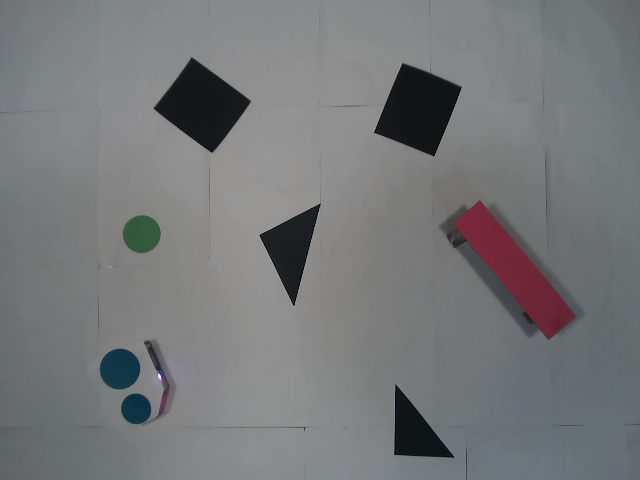
#> input picture images/report/original.jpg, 640 x 480 px
$ python positions_test.py
#> lines starting #> are read from the running program, lines starting #| are printed output that depends on the picture; after the words box and inside, x2 and y2 are one past the last pixel; in counts of white or black regions, pixels touching at a corner belong together; long printed decimals are rounded
### positions.py
import numpy as np
import cv2 as cv
import math

RADIUS_GOAL_POS = 0.035  # in meter


def detect_circles(img, lower_range, upper_range):
    """
    :param img: image of the setup
    :param lower_range: lower range of the color
    :param upper_range: upper range of the color
    :return: array with circles coordinates of the color chosen [[x0, y0, r0], [x1, y1, r1], ...]
    """
    # convert img from rgb to hsv
    hsv = cv.cvtColor(img, cv.COLOR_BGR2HSV)

    # threshold colored circles
    mask = cv.inRange(hsv, lower_range, upper_range)

    # convert img from rgb to grayscale
    grey = cv.cvtColor(img, cv.COLOR_BGR2GRAY)

    # apply threshold mask to grayscale image
    img_masked = cv.bitwise_and(grey, grey, mask=mask)

    # blur image
    blurred = cv.blur(img_masked, (5, 5))
    # cv.imshow("image blurred", blurred)
    # cv.waitKey(0)
    # cv.destroyAllWindows()

    # detect circles
    circles = cv.HoughCircles(blurred, cv.HOUGH_GRADIENT, 1, 20,
                                param1=50, param2=30, minRadius=3, maxRadius=100)
    if circles is None:
        return None

    # draw circles
    output = cv.cvtColor(grey, cv.COLOR_GRAY2BGR)
    circles = np.uint16(np.around(circles))
    for i in circles[0, :]:
        # draw the outer circle
        cv.circle(output, (i[0], i[1]), i[2], (0, 255, 0), 2)
        # draw the center of the circle
        cv.circle(output, (i[0], i[1]), 2, (0, 0, 255), 3)

    # cv.imshow("detected circles", output)
    # cv.waitKey(0)
    # cv.destroyAllWindows()

    # convert the (x, y) coordinates and radius of the circles to integers
    circles = np.round(circles[0, :]).astype("int")

    return circles


def get_goal_position(img):
    """
    :param img: image of the setup
    :return: goal position
    """
    # color value for green in hsv
    lower_green = np.array([35, 50, 0])
    upper_green = np.array([75, 255, 255])

    # detect circle
    circle = detect_circles(img, lower_green, upper_green)

    if circle is None:
        print("WARNING: no goal position found")
        return False, None, None

    nb_circles = circle.shape[0]

    if nb_circles > 1:
        print("WARNING: more than one goal position found", nb_circles)
        return False, None, None

    center = tuple(circle[0][0:2])
    radius = circle[0][2]

    return True, center, radius


def get_robot_position(img):
    """
    :param img: image of the setup
    :return: array with (x, y) coordinates and angle between -pi and pi
    """
    # mask for blue color in hsv:
    lower_blue = np.array([85, 50, 0])
    upper_blue = np.array([130, 255, 255])

    circles = detect_circles(img, lower_blue, upper_blue)

    if circles is None:
        print("WARNING: robot not found")
        return False, None

    nb_circles = circles.shape[0]

    if nb_circles > 2:
        print("WARNING: more than 2 circles found for robot position", nb_circles)
        return False, None

    elif nb_circles == 1:
        print("WARNING: only one circle found for robot position", nb_circles)
        return False, None

    # direction of the robot
    elif nb_circles == 2:
        if circles[0][2] > circles[1][2]:
            point = tuple(circles[0][0:2])
            dy = circles[0][1]-circles[1][1]
            dx = circles[1][0]-circles[0][0]

        else:
            point = tuple(circles[1][0:2])
            dy = circles[1][1] - circles[0][1]
            dx = circles[0][0] - circles[1][0]

        angle = math.atan2(dy, dx)
        position = (point, angle)
        return True, position


def get_arch_positions(img):
    """
    :param img: image of the setup
    :return: a tuple with two points by which the robot should pass to pass under the arch
    """
    # extract red arch in white with threshold
    mask = extract_red(img)

    # blur image
    blurred = cv.blur(mask, (5, 5))

    #cv.imshow("image blurred", blurred)
    #cv.waitKey(0)
    #cv.destroyAllWindows()

    # detect rectangle
    c, hierarchy = cv.findContours(blurred, cv.RETR_LIST, cv.CHAIN_APPROX_SIMPLE)

    approx = []
    for i in range(len(c)):
        epsilon = 0.03 * cv.arcLength(c[i], True)
        if (cv.arcLength(c[i], True) < 1000) & (cv.arcLength(c[i], True) > 200):
            approx.append(cv.approxPolyDP(c[i], epsilon, closed=True))

    if not approx:
        print("WARNING: no red shape detected")
        return False, None

    elif len(approx) > 1:
        print("WARNING: more than one red shape detected")
        return False, None

    # check if shape is a rectangle
    if len(approx[0]) == 4:
        # source of formulas to calculate angle and center:
        # http://raphael.candelier.fr/?blog=Image%20Moments
        M = cv.moments(approx[0])

        # barycenter (cx, cy)
        cx = M["m10"] / M["m00"]
        cy = M["m01"] / M["m00"]

        mu11 = M["m11"]/M["m00"]-cx*cy
        mu02 = M["m02"]/M["m00"]-math.pow(cy,2)
        mu20 = M["m20"]/M["m00"]-math.pow(cx,2)

        # angle between -90° and 90° counter clockwise
        angle = -0.5*math.atan2(2*mu11, mu20-mu02)

    else:
        print("WARNING: no rectangle found")
        return False, None

    # find point1 and point2
    width = min(math.dist(approx[0][0][0], approx[0][1][0]), math.dist(approx[0][1][0], approx[0][2][0]))
    point1 = tuple(np.array([cx + math.sin(angle)*width*2.5, cy + math.cos(angle)*width*2.5], dtype=int))
    point2 = tuple(np.array([cx - math.sin(angle)*width*2.5, cy - math.cos(angle)*width*2.5], dtype=int))

    # [11 lines of commented-out code are left out]

    positions = point1, point2

    return True, positions


def extract_red(img):
    """
    :param img: image of the setup
    :return: mask that extracts the red color
    """
    hsv = cv.cvtColor(img, cv.COLOR_BGR2HSV)

    # mask detection in hsv for red color
    lower_red1 = np.array([0, 70, 0])
    upper_red1 = np.array([15, 255, 255])

    lower_red2 = np.array([170, 70, 0])
    upper_red2 = np.array([180, 255, 255])

    mask1 = cv.inRange(hsv, lower_red1, upper_red1)
    mask2 = cv.inRange(hsv, lower_red2, upper_red2)

    mask = mask1 | mask2

    return mask


def convert_meter2pxl(radius_pxl):
    """
    :param radius_pxl: radius of the goal position in pixels
    :return: conversion_factor from pixels to meter
    """
    scale = radius_pxl/RADIUS_GOAL_POS

    return scale

### positions_test.py
import numpy as np
import cv2 as cv
import positions as pos

img = cv.imread('images/report/original.jpg', cv.IMREAD_COLOR)
#> img is the input picture: shape (480, 640, 3); mean B, G, R 121.5, 119.8, 117.9
cv.imshow("image", img)
cv.waitKey(0)

success, goal, radius = pos.get_goal_position(img)
#> in detect_circles, `hsv = cv.cvtColor(img, cv.COLOR_BGR2HSV)`: hsv: shape (480, 640, 3); mean H, S, V 78.6, 17.7, 123.1
#> in detect_circles, `mask = cv.inRange(hsv, lower_range, upper_range)`:
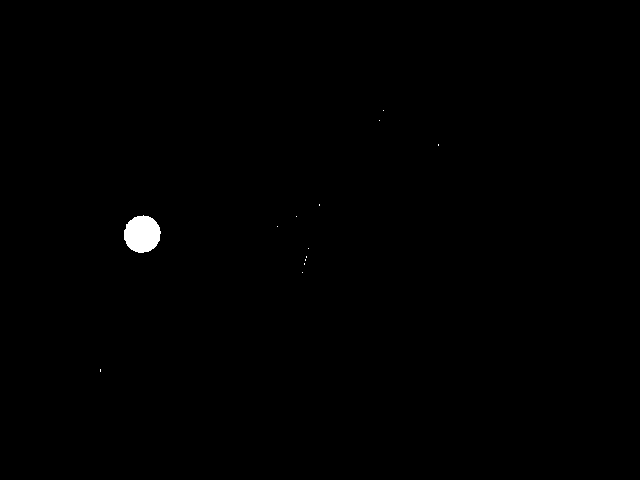
#> mask: shape (480, 640); 0.36% white; 13 white regions (12 under 20 px), largest, box (x1, y1, x2, y2) and area: (124, 215, 161, 253) 1075
#> in detect_circles, `grey = cv.cvtColor(img, cv.COLOR_BGR2GRAY)`:
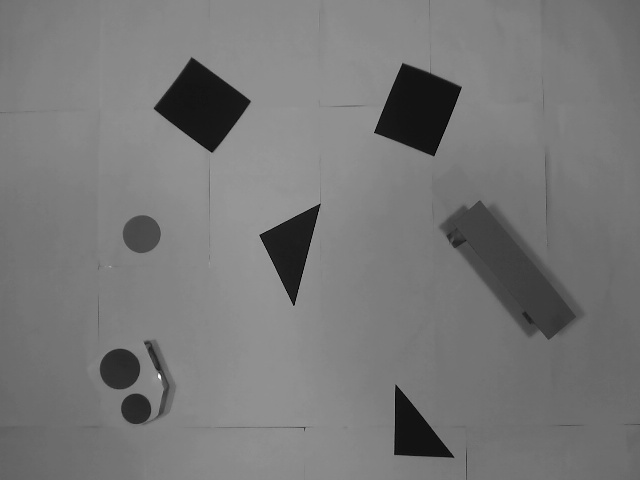
#> grey: shape (480, 640); min 0, max 253, mean 119.5
#> in detect_circles, `circles = cv.HoughCircles(blurred, cv.HOUGH_GRADIENT, 1, 20, param1=50..`: circles = [[141.5, 233.5, 18.2]]
#> in detect_circles, `circles = np.uint16(np.around(circles))`: circles = [[142, 234, 18]]
#> the loop in detect_circles, `for i in circles[0, :]:` made 1 pass
#> after the loop in detect_circles, `for i in circles[0, :]:`:
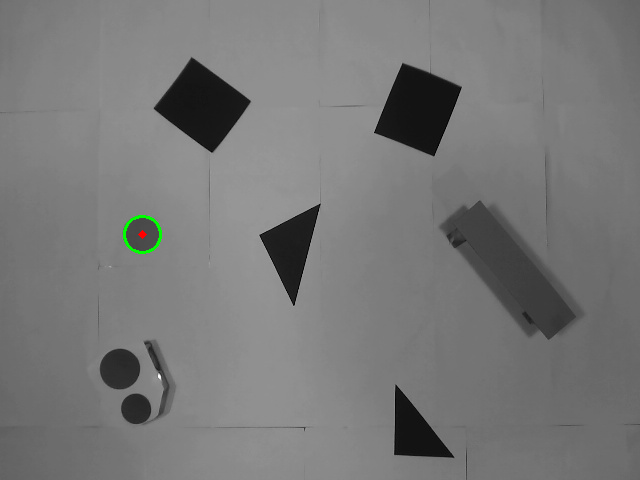
#> output: shape (480, 640, 3); mean B, G, R 119.4, 119.6, 119.4
#> in get_goal_position, `center = tuple(circle[0][0:2])`: center = (142, 234)
#> in get_goal_position, `radius = circle[0][2]`: radius = 18
#> success = True; goal = (142, 234); radius = 18
print("\nSuccess is", success, "\nGoal position is:", goal, "\nradius", radius)
#| Success is True
#| Goal position is: (142, 234)
#| radius 18

factor = pos.convert_meter2pxl(radius)
#> in convert_meter2pxl, `scale = radius_pxl/RADIUS_GOAL_POS`: scale = 514.3
#> factor = 514.3
print("\nConversion factor meter to pixel", factor)
#| Conversion factor meter to pixel 514.286


success, robot_position = pos.get_robot_position(img)
#> in detect_circles (call 2), `mask = cv.inRange(hsv, lower_range, upper_range)`:
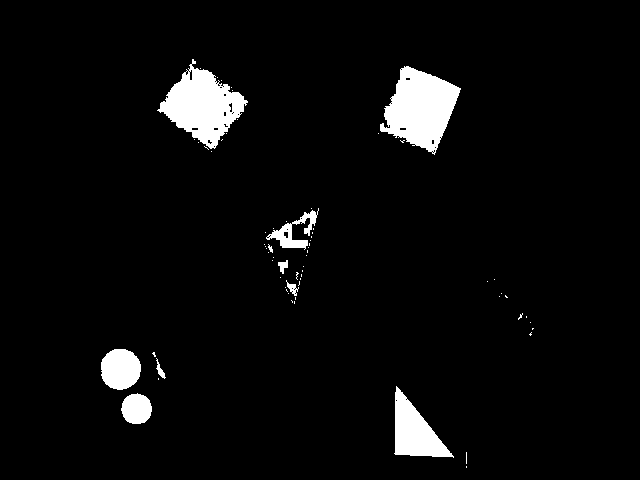
#> mask: shape (480, 640); 4.4% white; 69 white regions (59 under 20 px), largest, box (x1, y1, x2, y2) and area: (380, 66, 461, 155) 4246, (157, 59, 248, 149) 4014, (394, 386, 454, 458) 2130
#> in detect_circles (call 2), `img_masked = cv.bitwise_and(grey, grey, mask=mask)`:
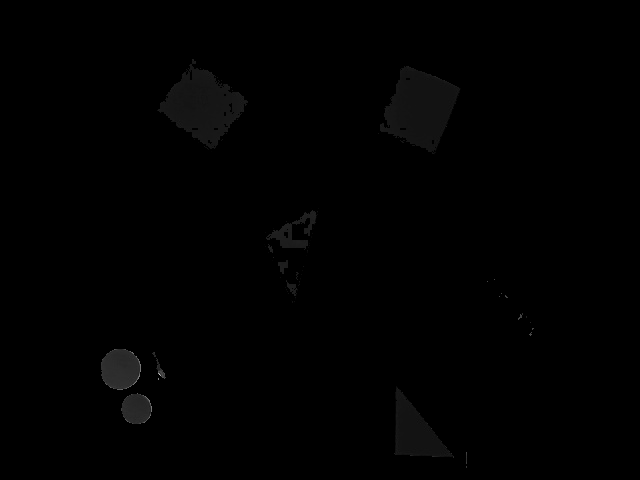
#> img_masked: shape (480, 640); min 0, max 206, mean 1.1
#> in detect_circles (call 2), `circles = cv.HoughCircles(blurred, cv.HOUGH_GRADIENT, 1, 20, param1=50..`: circles = [[119.5, 367.5, 20.8], [136.5, 407.5, 16.1]]
#> in detect_circles (call 2), `circles = np.uint16(np.around(circles))`: circles = [[120, 368, 21], [136, 408, 16]]
#> the loop in detect_circles (call 2), `for i in circles[0, :]:` made 2 passes
#> after the loop in detect_circles (call 2), `for i in circles[0, :]:`:
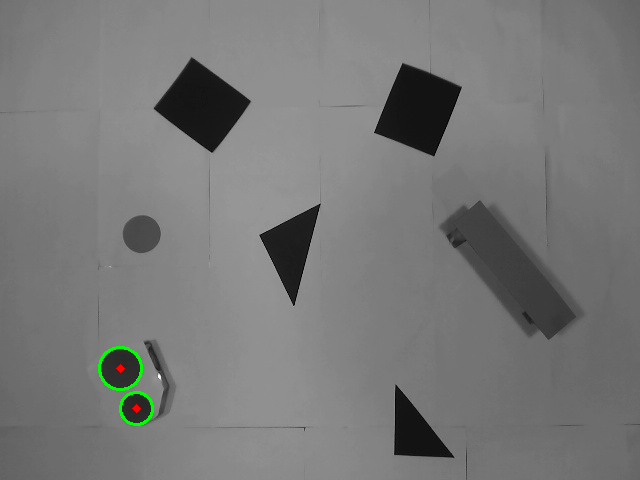
#> output: shape (480, 640, 3); mean B, G, R 119.2, 119.8, 119.3
#> in get_robot_position, `point = tuple(circles[0][0:2])`: point = (120, 368)
#> in get_robot_position, `dy = circles[0][1]-circles[1][1]`: dy = -40
#> in get_robot_position, `dx = circles[1][0]-circles[0][0]`: dx = 16
#> in get_robot_position, `angle = math.atan2(dy, dx)`: angle = -1.19
#> in get_robot_position, `position = (point, angle)`: position = ((120, 368), -1.19)
#> robot_position = ((120, 368), -1.19)
print("\nSuccess is", success, "\nRobot position is:", robot_position, "\n")
#| Success is True
#| Robot position is: ((120, 368), -1.190)

success, positions = pos.get_arch_positions(img)
#> in extract_red, `mask1 = cv.inRange(hsv, lower_red1, upper_red1)`: mask1: shape (480, 640); 0% white in thin lines or dots, all inside (x1, y1, x2, y2) = (506, 230, 507, 231)
#> in extract_red, `mask2 = cv.inRange(hsv, lower_red2, upper_red2)`:
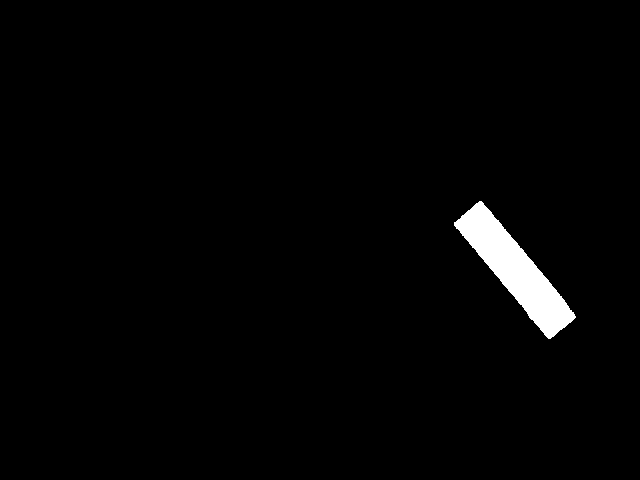
#> mask2: shape (480, 640); 1.8% white; 1 white region, box (x1, y1, x2, y2) and area: (454, 201, 576, 339) 5577
#> in extract_red, `mask = mask1 | mask2`: mask: shape (480, 640); 1.8% white; 1 white region
#> in get_arch_positions, `c, hierarchy = cv.findContours(blurred, cv.RETR_LIST, cv.CHAIN_APPROX_..`: c = 1 contour; box (x1, y1, x2, y2) and area: (452, 199, 578, 341) 6476
#> the loop in get_arch_positions, `for i in range(len(c)):` made 1 pass
#> epsilon on pass 1: 12.13
#> after the loop in get_arch_positions, `for i in range(len(c)):`: approx = [[[477, 199], [452, 227], [552, 340], [575, 310]]]
#> in get_arch_positions, `M = cv.moments(approx[0])`: M = moments, m00 5559, centre m10/m00, m01/m00 = (513.9, 269)
#> in get_arch_positions, `cx = M["m10"] / M["m00"]`: cx = 513.9
#> in get_arch_positions, `cy = M["m01"] / M["m00"]`: cy = 269
#> in get_arch_positions, `mu11 = M["m11"]/M["m00"]-cx*cy`: mu11 = 866.1
#> in get_arch_positions, `mu02 = M["m02"]/M["m00"]-math.pow(cy,2)`: mu02 = 1115.5
#> in get_arch_positions, `mu20 = M["m20"]/M["m00"]-math.pow(cx,2)`: mu20 = 864.8
#> in get_arch_positions, `angle = -0.5*math.atan2(2*mu11, mu20-mu02)`: angle = -0.857
#> in get_arch_positions, `width = min(math.dist(approx[0][0][0], approx[0][1][0]), math.dist(app..`: width = 37.54
#> in get_arch_positions, `point1 = tuple(np.array([cx + math.sin(angle)*width*2.5, cy + math.cos..`: point1 = (442, 330)
#> in get_arch_positions, `point2 = tuple(np.array([cx - math.sin(angle)*width*2.5, cy - math.cos..`: point2 = (584, 207)
#> in get_arch_positions, `positions = point1, point2`: positions = ((442, 330), (584, 207))
#> positions = ((442, 330), (584, 207))
print("\nSuccess is", success, "\nTwo positions", positions)
#| Success is True
#| Two positions ((442, 330), (584, 207))
